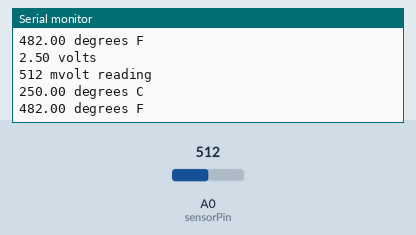
This sketch was run on a simulated Arduino Uno, built with avr-gcc and run on an emulated ATmega328P. Parts: the last lines printed to the serial monitor. The test bench sets the inputs (shaded band); at power-on: A0 (sensorPin) = 512.

Above: at 1.2 s.
1.3 s: A0 (sensorPin) set to 716
At 2.6 s:
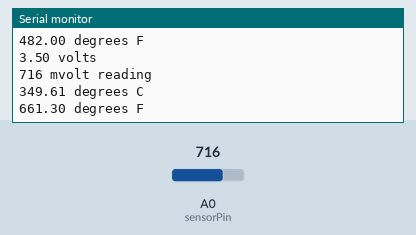
2.8 s: A0 (sensorPin) set to 900
At 3.8 s:
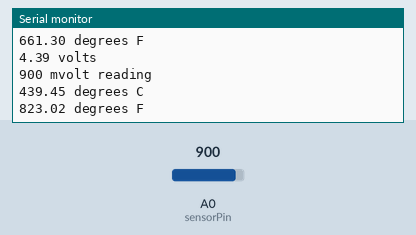
Timing chart, 0 to 5.8 s (numbered marks = the images above; inputs shaded):
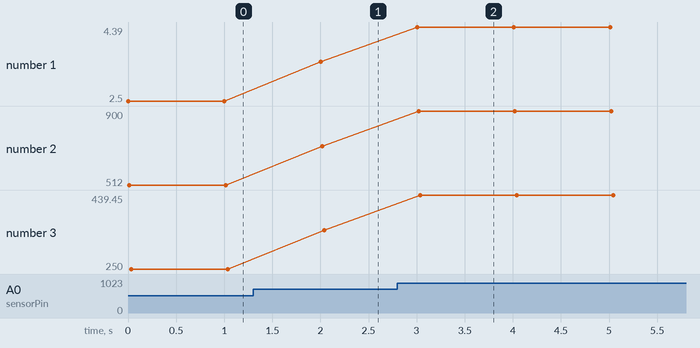

The sketch:

Temperature_sense_to_serial_output.ino
```cpp
int sensorPin = 0; //the analog pin the TMP35's Vout (sense) pin is connected to

void setup()
{
  Serial.begin(9600);  //Start the serial connection with the computer
}

void loop()                     // run over and over again
{
 //getting the voltage reading from the temperature sensor
 int reading = analogRead(sensorPin);

 // converting that reading to voltage, for 3.3v arduino use 3.3
 float voltage = reading * 5.0;
 voltage /= 1024.0;

 // print out the voltage
 Serial.print(voltage); Serial.println(" volts");
 Serial.print(reading); Serial.println(" mvolt reading");


 // now print out the temperature
 float temperatureC = (5.0 * analogRead(sensorPin) * 100.0) / 1024 ;  //converting from 10 mv per degree to C
 Serial.print(temperatureC); Serial.println(" degrees C");

 // now convert to Fahrenheight
 float temperatureF = (temperatureC * 9.0 / 5.0) + 32.0;
 Serial.print(temperatureF); Serial.println(" degrees F");

 delay(1000);                                     //waiting a second
}
```

Measured:
- after the input at 1.3 s, the serial monitor: prints a new line after 0.71 s (image 1)
- after the input at 2.8 s, the serial monitor: prints a new line after 0.21 s (image 2)
- plotted number 1: 2.5 → 3.5 after the input at 1.3 s, 3.5 → 4.39 after the input at 2.8 s
- plotted number 2: 512 → 716 after the input at 1.3 s, 716 → 900 after the input at 2.8 s
- plotted number 3: 250 → 349.61 after the input at 1.3 s, 349.61 → 439.45 after the input at 2.8 s
